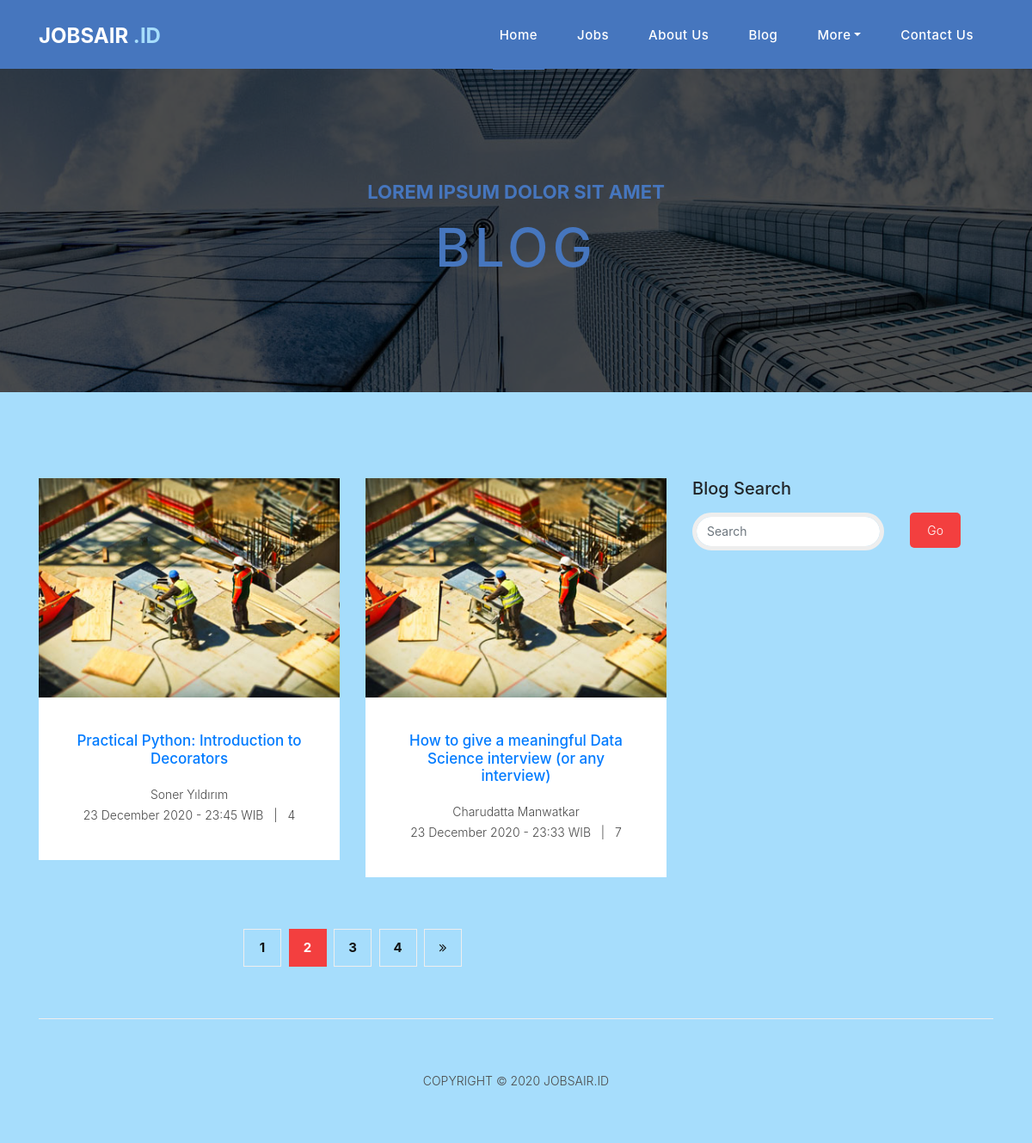
/blogs/, run on an earlier commit of the app's database.
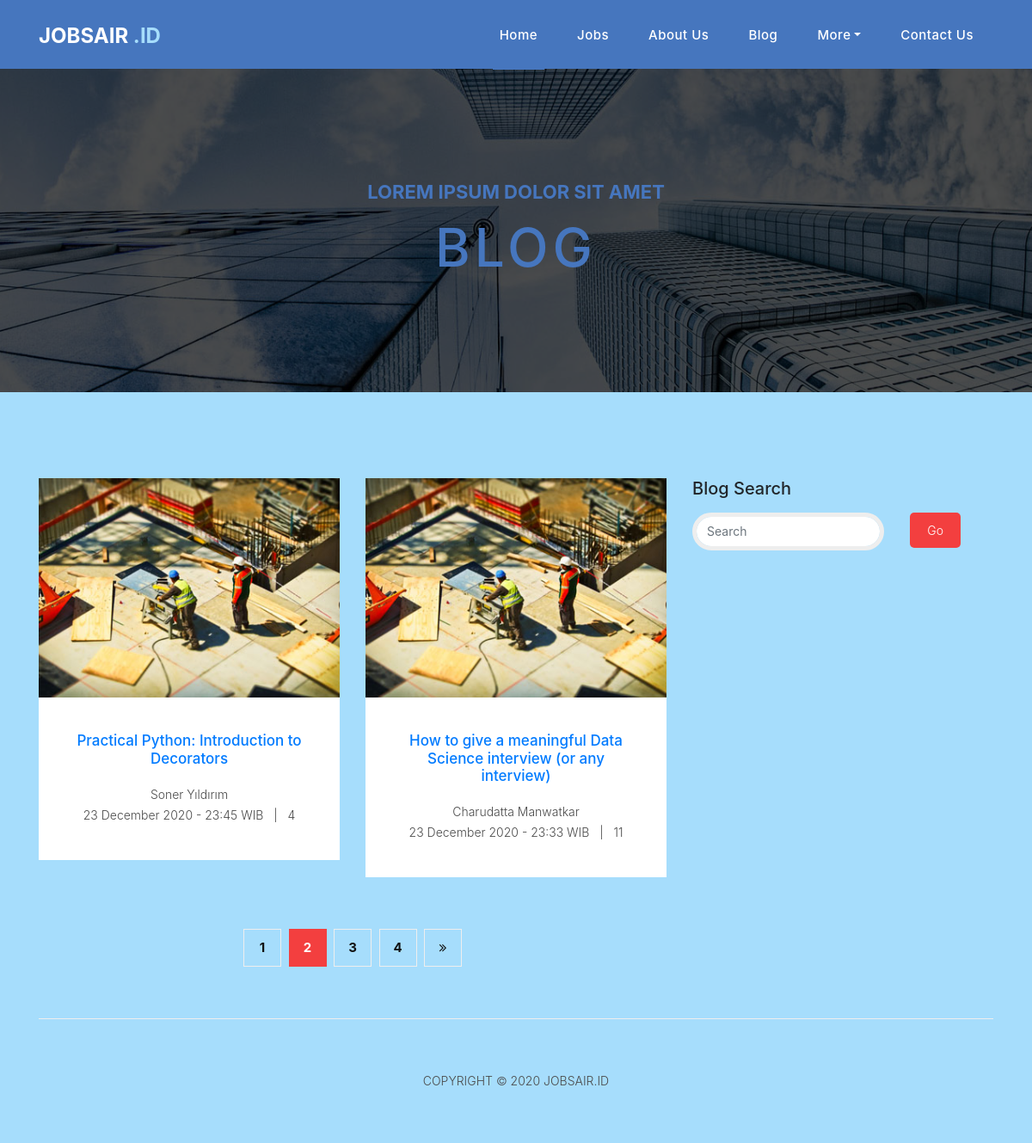
And on a later commit of the database.
### Jobsair_id/models.py (models this page shows, shortened)
class Blog(models.Model):
    author = models.CharField(max_length=50)
    title = models.CharField(max_length=100)
    tag_line = models.CharField(max_length=100, default='Tag line unavailable')
    published_date = models.DateTimeField(blank=True, null=True)
    views = models.PositiveIntegerField(default=0)
    content = models.TextField()

### Jobsair_id/views.py (the view)
# urls.py: path('blogs/', views.blog_list, name='blog_list'),
def blog_list(request):
    blogs = Blog.objects.filter(
           published_date__lte=timezone.now()
           ).order_by('published_date').reverse()[:6]
    return render(request, 'Jobsair_id/blog.html', {'blogs': blogs})

### Jobsair_id/templates/Jobsair_id/blog.html (shortened to what this page needs)
{% extends 'Jobsair_id/base.html' %}
{% load static %}
{% block content %}
    <div class="page-heading about-heading header-text" style="background-image: url({% static 'Jobsair_id/assets/images/heading-6-1920x500.jpg' %});">
      <div class="container">
        <div class="row">
          <div class="col-md-12">
            <div class="text-content">
              <h4>Lorem ipsum dolor sit amet</h4>
              <h2>Blog</h2>
            </div>
          </div>
        </div>
      </div>
    </div>
    <div class="products">
      <div class="container">
        <div class="row">
          <div class="col-md-8">
            <div class="row">
            {% for blog in blogs %}
                <div class="col-md-6">
                  <div class="service-item">
                    <a href="blog-details.html" class="services-item-image"><img src="{% static 'Jobsair_id/assets/images/blog-1-370x270.jpg' %}" class="img-fluid" alt=""></a>
                    <div class="down-content">
                      <h4><a href="{% url 'blog_detail' pk=blog.pk %}">{{ blog.title }}</a></h4>
                      <p style="margin: 0;"> {{ blog.author }} <br>{{ blog.published_date | date:'d F Y - H:i e'}} &nbsp;&nbsp;|&nbsp;&nbsp; {{ blog.views }}</p>
                    </div>
                  </div>
                </div>
            {% endfor %}
              <div class="col-md-12">
                <ul class="pages">
                  <li><a href="#">1</a></li>
                  <li class="active"><a href="#">2</a></li>
                  <li><a href="#">3</a></li>
                  <li><a href="#">4</a></li>
                  <li><a href="#"><i class="fa fa-angle-double-right"></i></a></li>
                </ul>
              </div>
            </div>
          </div>
          <div class="col-md-4">
            <div class="contact-form">
              <div class="form-group">
                <h5>Blog Search</h5>
              </div>
              <div class="row">
                <div class="col-8">
                  <input type="text" class="form-control" placeholder="Search" aria-label="Search" aria-describedby="basic-addon2">
                </div>
                <div class="col-4">
                  <button class="filled-button" type="button">Go</button>
                </div>
              </div>
            </div>
          </div>
        </div>
      </div>
    </div>
{% endblock %}

What changed in the data, as far as the page shows it:
changed Blog "How to give a meaningful Data Science interview (or any interview)": views "7" → "11"
